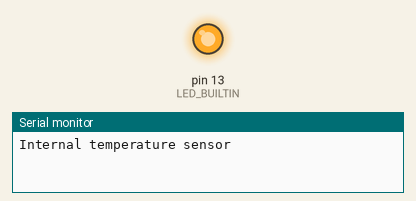
Simulated run of this sketch. Board: Arduino Uno, built with avr-gcc and run on an emulated ATmega328P. Shown: output pins drawn as LEDs (lit = HIGH), the last lines printed to the serial monitor.

Above: at 0.3 s.
At 5.7 s:
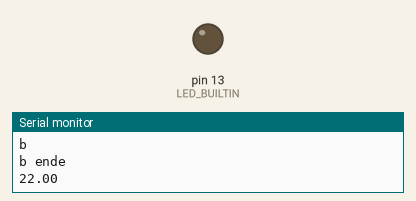
Timing chart, 0 to 9.6 s (numbered marks = the images above):
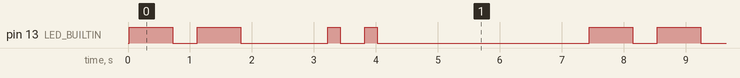

Measured:
- by itself, pin 13 (LED_BUILTIN): repeats every 7.4 s: LOW 0.40 s, HIGH 0.70 s, LOW 1.4 s, HIGH 0.20 s, LOW 0.40 s, HIGH 0.20 s, LOW 3.4 s, HIGH 0.70 s
- by itself, everything shown: repeats every 7.4 s, in 8 steps

The sketch:

Tempblink.ino
```cpp
void setup()
{
  Serial.begin(9600);
  Serial.println(F("Internal temperature sensor"));
  // initialize digital pin LED_BUILTIN as an output.
  pinMode(LED_BUILTIN, OUTPUT);
}

void loop()
{
  Serial.println(getTemp(), 2);
  delay(2000);
}

double getTemp(void)
{
  unsigned int wADC;
  int t;
  int p = 0;
  int q = 0;
  int x = 0;

  // The internal temperature has to be used with the internal reference of 1.1V.
  // Channel 8 can not be selected with the analogRead function yet.

  // Set the internal reference and mux.
  ADMUX = (_BV(REFS1) | _BV(REFS0) | _BV(MUX3));
  ADCSRA |= _BV(ADEN);  // enable the ADC

  // wait for voltages to become stable.
  delay(20);

  // Start the ADC
  ADCSRA |= _BV(ADSC);

  // Detect end-of-conversion
  while (bit_is_set(ADCSRA, ADSC));

  // Reading register "ADCW" takes care of how to read ADCL and ADCH.
  wADC = ADCW;

  // The offset of 324.31 could be wrong. It is just an indication.
  t = (wADC - 324.31 ) / 1.22;

  // The returned temperature is in degrees Celsius.

  p = t % 100 / 10;
  q = t % 10;


 // Serial.println(p);
// / Serial.println(q);

  while (x < p) {

    digitalWrite(LED_BUILTIN, HIGH);
    delay(700);
    digitalWrite(LED_BUILTIN, LOW);
    delay(400);
    Serial.println("a");
    x++;
  }


  delay (1000);
  x = 0;
  Serial.println("a ende");

  while (x < q) {
    digitalWrite(LED_BUILTIN, HIGH);
    delay(200);
    digitalWrite(LED_BUILTIN, LOW);
    delay(400);
    Serial.println("b");
    x++;
  }

  x = 0;
 Serial.println("b ende");
 delay (1000);
  return (t);
}
```
